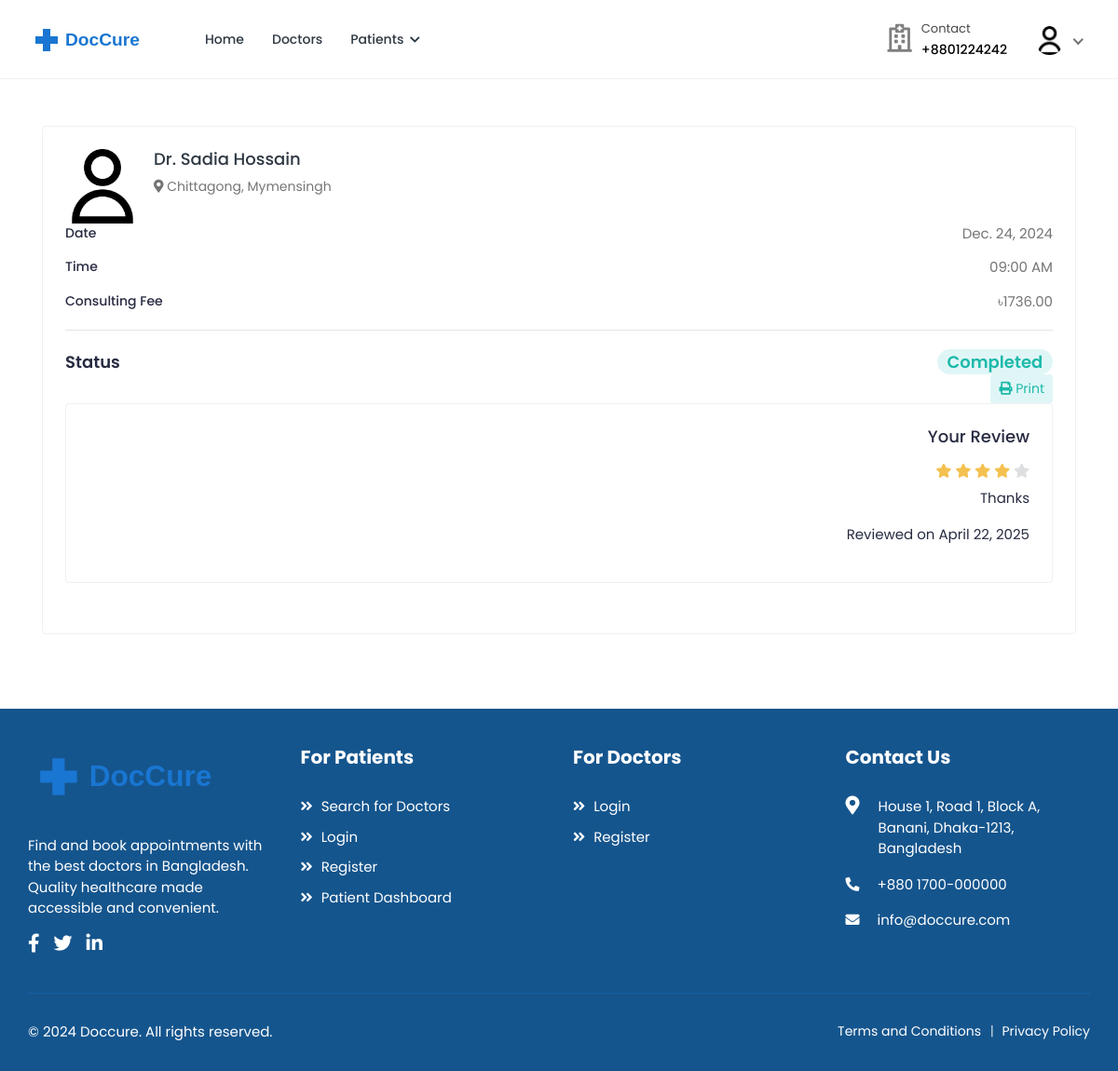
Page /patients/appointments/3/ (signed in) on the committed database.
### accounts/models.py (models this page shows, shortened)
class User(AbstractUser):
    class RoleChoices(models.TextChoices):
        DOCTOR = "doctor", "Doctor"
        PATIENT = "patient", "Patient"
    username = models.CharField(max_length=30, unique=True)
    role = models.CharField(
        choices=RoleChoices.choices,
        max_length=20,
        default="patient",
        error_messages={"required": "Role must be provided"},
    )
    email = models.EmailField(
        blank=True,
        error_messages={
            "unique": "A user with that email already exists.",
        },
    )
    first_name = models.CharField(max_length=150, blank=True)
    last_name = models.CharField(max_length=150, blank=True)
    registration_number = models.IntegerField(null=True, blank=True)
    USERNAME_FIELD = "username"
    REQUIRED_FIELDS = []
    objects = CustomUserManager()
    def get_full_name(self):
        full_name = "%s %s" % (self.first_name, self.last_name)
        return full_name.strip() or self.username

class Profile(models.Model):
    user = models.OneToOneField(
        User, on_delete=models.CASCADE, related_name="profile"
    )
    avatar = models.ImageField(
        default="defaults/user.png", upload_to=profile_photo_directory_path
    )
    phone = models.CharField(max_length=20, blank=True, null=True)
    dob = models.DateField(blank=True, null=True)
    about = models.TextField(blank=True, null=True)
    specialization = models.CharField(max_length=255, blank=True, null=True)
    gender = models.CharField(
        max_length=10,
        choices=[("male", "Male"), ("female", "Female"), ("other", "Other")],
        blank=True,
    )
    address = models.TextField(blank=True, null=True)
    city = models.CharField(max_length=100, blank=True)
    state = models.CharField(max_length=100, blank=True)
    postal_code = models.CharField(max_length=20, blank=True)
    country = models.CharField(max_length=100, blank=True)
    price_per_consultation = models.DecimalField(
        max_digits=10, decimal_places=2, null=True, blank=True
    )
    is_available = models.BooleanField(default=True)
    blood_group = models.CharField(
        max_length=5,
        choices=[
            ("A+", "A+"),
            ("A-", "A-"),
            ("B+", "B+"),
            ("B-", "B-"),
            ("O+", "O+"),
            ("O-", "O-"),
            ("AB+", "AB+"),
            ("AB-", "AB-"),
        ],
        blank=True,
        null=True,
    )
    allergies = models.TextField(blank=True, null=True)
    medical_conditions = models.TextField(blank=True, null=True)
    @property
    def image(self):
        return (
            self.avatar.url
            if self.avatar.storage.exists(self.avatar.name)
            else "{}defaults/user.png".format(settings.MEDIA_URL)
        )

### bookings/models.py (models this page shows, shortened)
class Booking(models.Model):
    doctor = models.ForeignKey(
        settings.AUTH_USER_MODEL,
        on_delete=models.CASCADE,
        related_name="appointments",
        limit_choices_to={"role": "doctor"},
    )
    patient = models.ForeignKey(
        settings.AUTH_USER_MODEL,
        on_delete=models.CASCADE,
        related_name="patient_appointments",
        limit_choices_to={"role": "patient"},
    )
    appointment_date = models.DateField()
    appointment_time = models.TimeField()
    booking_date = models.DateTimeField(auto_now_add=True)
    status = models.CharField(
        max_length=20,
        choices=[
            ("pending", "Pending"),
            ("confirmed", "Confirmed"),
            ("completed", "Completed"),
            ("cancelled", "Cancelled"),
            ("no_show", "No Show"),
        ],
        default="pending",
    )
    class Meta:
        ordering = ["-appointment_date", "-appointment_time"]
        unique_together = ["doctor", "appointment_date", "appointment_time"]

### core/models.py (models this page shows, shortened)
class Review(models.Model):
    RATING_CHOICES = (
        (1, "1"),
        (2, "2"),
        (3, "3"),
        (4, "4"),
        (5, "5"),
    )
    patient = models.ForeignKey(
        "accounts.User", on_delete=models.CASCADE, related_name="reviews_given"
    )
    doctor = models.ForeignKey(
        "accounts.User",
        on_delete=models.CASCADE,
        related_name="reviews_received",
    )
    booking = models.OneToOneField(
        "bookings.Booking", on_delete=models.CASCADE
    )
    rating = models.IntegerField(choices=RATING_CHOICES)
    review = models.TextField()
    created_at = models.DateTimeField(auto_now_add=True)
    updated_at = models.DateTimeField(auto_now=True)
    class Meta:
        ordering = ["-created_at"]
        unique_together = ["patient", "booking"]

### patients/views.py (the view)
class AppointmentDetailView(DetailView):
    model = Booking
    template_name = "patients/appointment-detail.html"
    context_object_name = "appointment"
    def get_queryset(self):
        return Booking.objects.select_related(
            "doctor", "doctor__profile", "patient", "patient__profile"
        ).filter(patient=self.request.user)

### accounts/managers.py (called while the page is built)
    def get(self, *args, **kwargs):
        return super().select_related("profile").get(*args, **kwargs)

### templates/patients/appointment-detail.html (shortened to what this page needs)
{% extends 'base.html' %}
{% load static %}
{% block content %}
<div class="content">
    <div class="container">
        <div class="card">
            <div class="card-body">
                <div class="booking-doc-info">
                    <a href="{% url 'doctors:doctor-profile' appointment.doctor.username %}" class="booking-doc-img">
                        <img src="{{ appointment.doctor.profile.image }}" alt="Doctor Image">
                    </a>
                    <div class="booking-info">
                        <h4><a href="{% url 'doctors:doctor-profile' appointment.doctor.username %}">Dr. {{ appointment.doctor.get_full_name }}</a></h4>
                        <div class="clinic-details">
                            <p class="doc-location">
                                <i class="fas fa-map-marker-alt"></i> {{ appointment.doctor.profile.city }}, {{ appointment.doctor.profile.state }}
                            </p>
                        </div>
                    </div>
                </div>
                <div class="booking-summary">
                    <div class="booking-item-wrap">
                        <ul class="booking-date">
                            <li>Date <span>{{ appointment.appointment_date }}</span></li>
                            <li>Time <span>{{ appointment.appointment_time|time:"h:i A" }}</span></li>
                        </ul>
                        <ul class="booking-fee">
                            <li>Consulting Fee <span>৳{{ appointment.doctor.profile.price_per_consultation }}</span></li>
                        </ul>
                        <div class="booking-total">
                            <ul class="booking-total-list">
                                <li>
                                    <span>Status</span>
                                    <span class="total-cost">
                                        <span class="badge badge-pill
                                            {% if appointment.status == 'completed' %}bg-info-light{% endif %}">
                                            {{ appointment.status|title }}
                                        </span>
                                    </span>
                                </li>
                            </ul>
                        </div>
                    </div>
                </div>
                <div class="booking-actions text-right">
                    <a href="{% url 'patients:appointment-print' appointment.pk %}" target="_blank" class="btn btn-sm bg-info-light">
                        <i class="fas fa-print"></i> Print
                    </a>
                    {% if appointment.review %}
                        <div class="card">
                            <div class="card-body">
                                <h4 class="card-title">Your Review</h4>
                                <div class="rating">
                                    {% for i in "12345"|make_list %}
                                    <i class="fas fa-star {% if forloop.counter <= appointment.review.rating %}filled{% endif %}"></i>
                                    {% endfor %}
                                </div>
                                <p class="review-text">{{ appointment.review.review }}</p>
                                <p class="review-date">Reviewed on {{ appointment.review.created_at|date }}</p>
                            </div>
                        </div>
                    {% endif %}
                </div>
            </div>
        </div>
    </div>
</div>
{% endblock %}

### templates/includes/navbar.html (shortened to what this page needs)
{% load static %}
<header class="header">
    <nav class="navbar navbar-expand-lg header-nav">
        <div class="navbar-header">
            <a href="{% url 'core:home' %}" class="navbar-brand logo">
                <img src="{% static 'assets/img/logo2.svg' %}" class="img-fluid" alt="Logo">
            </a>
        </div>
        <div class="main-menu-wrapper">
            <ul class="main-nav">
                <li {% if request.path == '/' %}class="active"{% endif %}>
                    <a href="{% url 'core:home' %}">Home</a>
                </li>
                <li class="has-submenu{% if request.path == '/doctors/' %} active {% endif %}">
                    <a href="{% url 'doctors:list' %}">Doctors</a>
                </li>
                {% if not user.is_authenticated %}
                    <li class="login-link">
                        <a href="{% url 'accounts:login' %}">Login / Signup</a>
                    </li>
                {% elif user.role == 'patient' %}
                    <li class="has-submenu {% if request.path == '/patients/' %} active {% endif %}">
                        <a href="#">Patients <i class="fas fa-chevron-down"></i></a>
                    </li>
                {% endif %}
            </ul>
        </div>
        <ul class="nav header-navbar-rht">
            <li class="nav-item contact-item">
                <div class="header-contact-img">
                    <i class="far fa-hospital"></i>
                </div>
                <div class="header-contact-detail">
                    <p class="contact-header">Contact</p>
                    <p class="contact-info-header"> +8801224242</p>
                </div>
            </li>
            {% if not user.is_authenticated %}
                <li class="nav-item">
                    <a class="nav-link header-login" href="{% url 'accounts:login' %}">Login / Signup </a>
                </li>
            {% else %}
                <li class="nav-item dropdown has-arrow logged-item">
                    <a href="#" class="dropdown-toggle nav-link" data-toggle="dropdown">
                        <span class="user-img">
                            <img class="rounded-circle" src="{{ user.profile.image }}" width="31" alt="{{ user.username }}">
                        </span>
                    </a>
                </li>
            {% endif %}
        </ul>
    </nav>
</header>

### rows in the picture
User: profile.image (placeholder picture)
Booking: doctor.profile.image (placeholder picture), doctor.get_full_name "Sadia Hossain", doctor.profile.city "Chittagong", doctor.profile.state "Mymensingh", appointment_date "Dec. 24, 2024", appointment_time "09:00 AM", doctor.profile.price_per_consultation "1736.00", status "Completed", review.review "Thanks", review.created_at "April 22, 2025"
